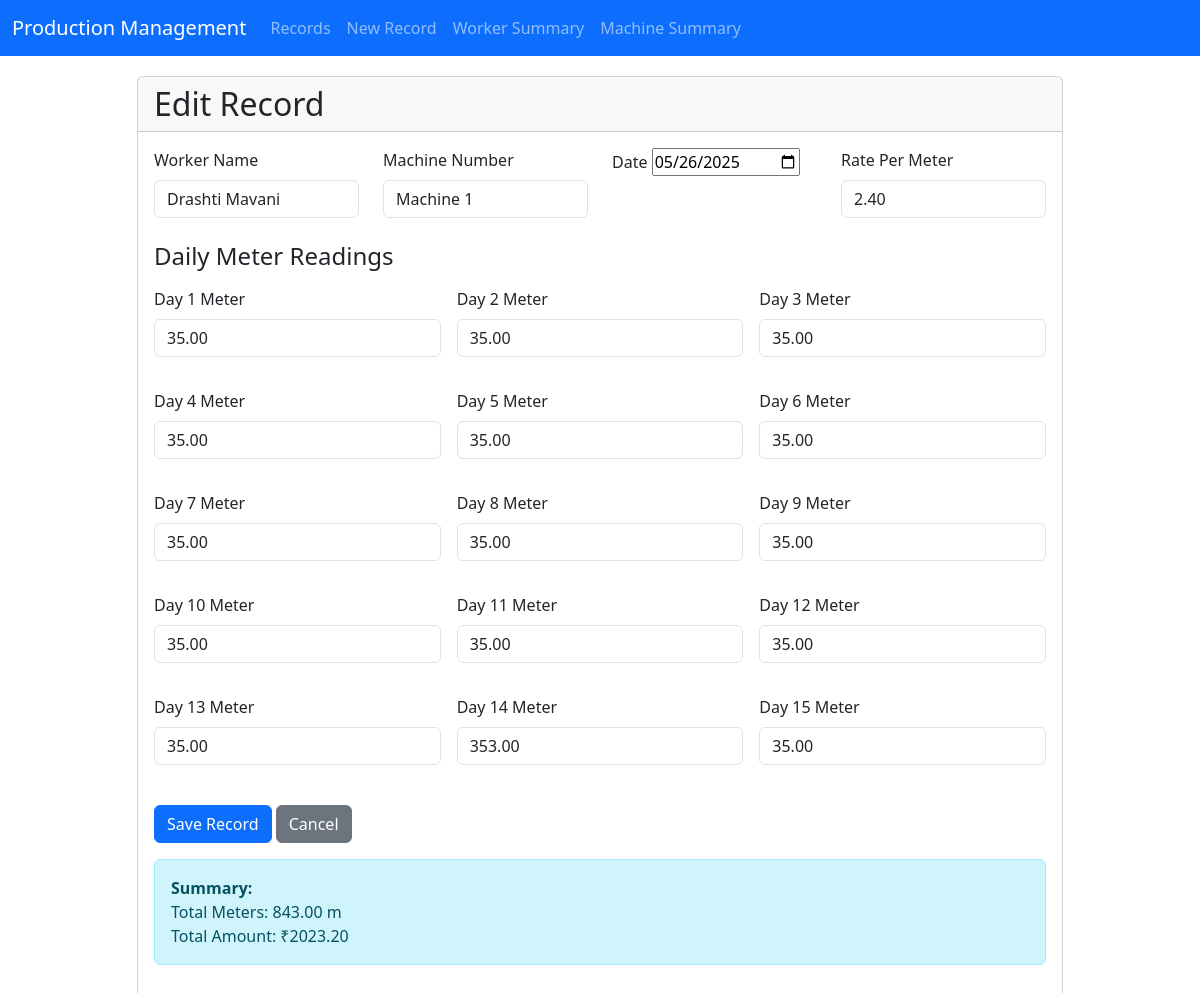
The app's page /production/records/1/edit/ (signed in) with its own data.
### production/models.py (models this page shows, shortened)
class WorkerProduction(models.Model):
    MACHINE_CHOICES = [(i, f'Machine {i}') for i in range(1, 193)]
    name = models.CharField(max_length=100, verbose_name="Worker Name")
    machine_no = models.IntegerField(
        choices=MACHINE_CHOICES,
        validators=[MinValueValidator(1), MaxValueValidator(192)],
        verbose_name="Machine Number"
    )
    date = models.DateField(verbose_name="Date")
    day_1_meter = models.DecimalField(max_digits=10, decimal_places=2, default=0, verbose_name="Day 1 Meter")
    day_2_meter = models.DecimalField(max_digits=10, decimal_places=2, default=0, verbose_name="Day 2 Meter")
    day_3_meter = models.DecimalField(max_digits=10, decimal_places=2, default=0, verbose_name="Day 3 Meter")
    day_4_meter = models.DecimalField(max_digits=10, decimal_places=2, default=0, verbose_name="Day 4 Meter")
    day_5_meter = models.DecimalField(max_digits=10, decimal_places=2, default=0, verbose_name="Day 5 Meter")
    day_6_meter = models.DecimalField(max_digits=10, decimal_places=2, default=0, verbose_name="Day 6 Meter")
    day_7_meter = models.DecimalField(max_digits=10, decimal_places=2, default=0, verbose_name="Day 7 Meter")
    day_8_meter = models.DecimalField(max_digits=10, decimal_places=2, default=0, verbose_name="Day 8 Meter")
    day_9_meter = models.DecimalField(max_digits=10, decimal_places=2, default=0, verbose_name="Day 9 Meter")
    day_10_meter = models.DecimalField(max_digits=10, decimal_places=2, default=0, verbose_name="Day 10 Meter")
    day_11_meter = models.DecimalField(max_digits=10, decimal_places=2, default=0, verbose_name="Day 11 Meter")
    day_12_meter = models.DecimalField(max_digits=10, decimal_places=2, default=0, verbose_name="Day 12 Meter")
    day_13_meter = models.DecimalField(max_digits=10, decimal_places=2, default=0, verbose_name="Day 13 Meter")
    day_14_meter = models.DecimalField(max_digits=10, decimal_places=2, default=0, verbose_name="Day 14 Meter")
    day_15_meter = models.DecimalField(max_digits=10, decimal_places=2, default=0, verbose_name="Day 15 Meter")
    rate_per_meter = models.DecimalField(
        max_digits=10,
        decimal_places=2,
        default=0,
        verbose_name="Rate Per Meter"
    )
    total_meter = models.DecimalField(
        max_digits=15,
        decimal_places=2,
        default=0,
        verbose_name="Total Meter (15 days)"
    )
    total_rate = models.DecimalField(
        max_digits=15,
        decimal_places=2,
        default=0,
        verbose_name="Total Rate (15 days)"
    )
    avg_meter_per_day = models.DecimalField(
        max_digits=10,
        decimal_places=2,
        default=0,
        verbose_name="Average Meter Per Day"
    )
    created_at = models.DateTimeField(auto_now_add=True)
    updated_at = models.DateTimeField(auto_now=True)
    class Meta:
        verbose_name = "Worker Production Record"
        verbose_name_plural = "Worker Production Records"
        unique_together = ['name', 'machine_no', 'date']
        ordering = ['-date', 'name', 'machine_no']

### production/views.py (the view)
# urls.py: path('records/<int:pk>/edit/', views.record_edit, name='record_edit'),
@login_required
def record_edit(request, pk):
    record = get_object_or_404(WorkerProduction, pk=pk)
    if request.method == 'POST':
        form = WorkerProductionForm(request.POST, instance=record)
        if form.is_valid():
            record = form.save()
            messages.success(request, 'Production record updated successfully.')
            return redirect('production:record_detail', pk=record.pk)
    else:
        form = WorkerProductionForm(instance=record)
    return render(request, 'production/record_form.html', {
        'form': form,
        'title': 'Edit Record',
        'record': record
    })

### production/forms.py
class WorkerProductionForm(forms.ModelForm):
    class Meta:
        model = WorkerProduction
        fields = [
            'name', 'machine_no', 'date', 'rate_per_meter',
            'day_1_meter', 'day_2_meter', 'day_3_meter', 'day_4_meter',
            'day_5_meter', 'day_6_meter', 'day_7_meter', 'day_8_meter',
            'day_9_meter', 'day_10_meter', 'day_11_meter', 'day_12_meter',
            'day_13_meter', 'day_14_meter', 'day_15_meter'
        ]
        widgets = {
            'date': forms.DateInput(attrs={'type': 'date'}),
            'name': forms.TextInput(attrs={'class': 'form-control'}),
            'machine_no': forms.Select(attrs={'class': 'form-control'}),
            'rate_per_meter': forms.NumberInput(attrs={'class': 'form-control'}),
        }
    def __init__(self, *args, **kwargs):
        super().__init__(*args, **kwargs)
        for i in range(1, 16):
            field_name = f'day_{i}_meter'
            self.fields[field_name].widget.attrs['class'] = 'form-control'
            self.fields[field_name].widget.attrs['step'] = '0.01'

### production/templates/production/record_form.html (shortened to what this page needs)
{% extends 'production/base.html' %}
{% load production_extras %}
{% block content %}
<div class="container">
    <div class="row justify-content-center">
        <div class="col-md-10">
            <div class="card">
                <div class="card-header">
                    <h2 class="card-title mb-0">{{ title }}</h2>
                </div>
                <div class="card-body">
                    <form method="post" novalidate>
                        <div class="row mb-4">
                            <div class="col-md-3">
                                <div class="form-group">
                                    <label for="{{ form.name.id_for_label }}" class="form-label">Worker Name</label>
                                    {{ form.name }}
                                </div>
                            </div>
                            <div class="col-md-3">
                                <div class="form-group">
                                    <label for="{{ form.machine_no.id_for_label }}" class="form-label">Machine Number</label>
                                    {{ form.machine_no }}
                                </div>
                            </div>
                            <div class="col-md-3">
                                <div class="form-group">
                                    <label for="{{ form.date.id_for_label }}" class="form-label">Date</label>
                                    {{ form.date }}
                                </div>
                            </div>
                            <div class="col-md-3">
                                <div class="form-group">
                                    <label for="{{ form.rate_per_meter.id_for_label }}" class="form-label">Rate Per Meter</label>
                                    {{ form.rate_per_meter }}
                                </div>
                            </div>
                        </div>
                        <h4 class="mb-3">Daily Meter Readings</h4>
                        <div class="row g-3">
                            <div class="col-md-4">
                                <div class="form-group mb-3">
                                    <label for="{{ form.day_1_meter.id_for_label }}" class="form-label">Day 1 Meter</label>
                                    {{ form.day_1_meter }}
                                </div>
                            </div>
                            <div class="col-md-4">
                                <div class="form-group mb-3">
                                    <label for="{{ form.day_2_meter.id_for_label }}" class="form-label">Day 2 Meter</label>
                                    {{ form.day_2_meter }}
                                </div>
                            </div>
                            <div class="col-md-4">
                                <div class="form-group mb-3">
                                    <label for="{{ form.day_3_meter.id_for_label }}" class="form-label">Day 3 Meter</label>
                                    {{ form.day_3_meter }}
                                </div>
                            </div>
                            <div class="col-md-4">
                                <div class="form-group mb-3">
                                    <label for="{{ form.day_4_meter.id_for_label }}" class="form-label">Day 4 Meter</label>
                                    {{ form.day_4_meter }}
                                </div>
                            </div>
                            <div class="col-md-4">
                                <div class="form-group mb-3">
                                    <label for="{{ form.day_5_meter.id_for_label }}" class="form-label">Day 5 Meter</label>
                                    {{ form.day_5_meter }}
                                </div>
                            </div>
                            <div class="col-md-4">
                                <div class="form-group mb-3">
                                    <label for="{{ form.day_6_meter.id_for_label }}" class="form-label">Day 6 Meter</label>
                                    {{ form.day_6_meter }}
                                </div>
                            </div>
                            <div class="col-md-4">
                                <div class="form-group mb-3">
                                    <label for="{{ form.day_7_meter.id_for_label }}" class="form-label">Day 7 Meter</label>
                                    {{ form.day_7_meter }}
                                </div>
                            </div>
                            <div class="col-md-4">
                                <div class="form-group mb-3">
                                    <label for="{{ form.day_8_meter.id_for_label }}" class="form-label">Day 8 Meter</label>
                                    {{ form.day_8_meter }}
                                </div>
                            </div>
                            <div class="col-md-4">
                                <div class="form-group mb-3">
                                    <label for="{{ form.day_9_meter.id_for_label }}" class="form-label">Day 9 Meter</label>
                                    {{ form.day_9_meter }}
                                </div>
                            </div>
                            <div class="col-md-4">
                                <div class="form-group mb-3">
                                    <label for="{{ form.day_10_meter.id_for_label }}" class="form-label">Day 10 Meter</label>
                                    {{ form.day_10_meter }}
                                </div>
                            </div>
                            <div class="col-md-4">
                                <div class="form-group mb-3">
                                    <label for="{{ form.day_11_meter.id_for_label }}" class="form-label">Day 11 Meter</label>
                                    {{ form.day_11_meter }}
                                </div>
                            </div>
                            <div class="col-md-4">
                                <div class="form-group mb-3">
                                    <label for="{{ form.day_12_meter.id_for_label }}" class="form-label">Day 12 Meter</label>
                                    {{ form.day_12_meter }}
                                </div>
                            </div>
                            <div class="col-md-4">
                                <div class="form-group mb-3">
                                    <label for="{{ form.day_13_meter.id_for_label }}" class="form-label">Day 13 Meter</label>
                                    {{ form.day_13_meter }}
                                </div>
                            </div>
                            <div class="col-md-4">
                                <div class="form-group mb-3">
                                    <label for="{{ form.day_14_meter.id_for_label }}" class="form-label">Day 14 Meter</label>
                                    {{ form.day_14_meter }}
                                </div>
                            </div>
                            <div class="col-md-4">
                                <div class="form-group mb-3">
                                    <label for="{{ form.day_15_meter.id_for_label }}" class="form-label">Day 15 Meter</label>
                                    {{ form.day_15_meter }}
                                </div>
                            </div>
                        </div>
                        <div class="mt-4">
                            <button type="submit" class="btn btn-primary">Save Record</button>
                            <a href="{% url 'production:record_list' %}" class="btn btn-secondary">Cancel</a>
                        </div>
                    </form>
                </div>
            </div>
        </div>
    </div>
</div>
{% endblock %}

### records on screen
WorkerProduction: name "Drashti Mavani", machine_no "Machine 1", date "05/26/2025", rate_per_meter "2.40", day_1_meter "35.00", day_2_meter "35.00", day_3_meter "35.00", day_4_meter "35.00", day_5_meter "35.00", day_6_meter "35.00", day_7_meter "35.00", day_8_meter "35.00", day_9_meter "35.00", day_10_meter "35.00", day_11_meter "35.00", day_12_meter "35.00", day_13_meter "35.00", day_14_meter "353.00", day_15_meter "35.00"

### other values on screen
{{ title }} "Edit Record"
